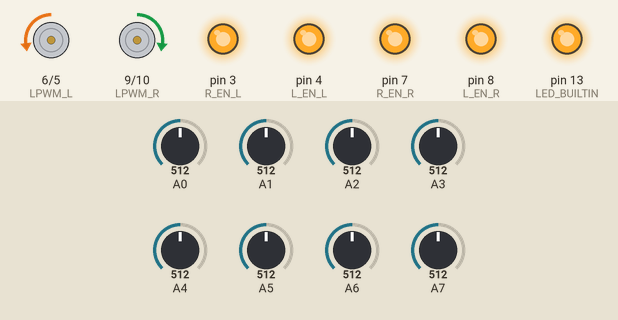
Simulated run of this sketch. Board: Arduino Nano, built with avr-gcc and run on an emulated ATmega328P. Shown: motor-driver pin pairs drawn as motors (green arrow = first pin HIGH = forward, orange = second pin HIGH = backward, longer = more drive), output pins drawn as LEDs (lit = HIGH). The inputs (shaded band) are chosen by the test bench; at power-on: A0 = 512, A1 = 512, A2 = 512, A3 = 512, A4 = 512, A5 = 512, A6 = 512, A7 = 512. What the sketch prints to the serial monitor is not drawn.

Above: at 0.1 s.
At 24.9 s:
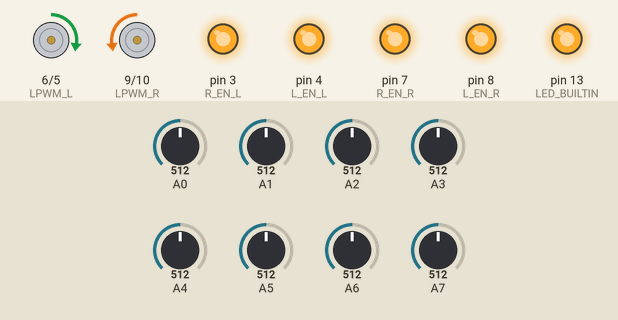
At 50.2 s:
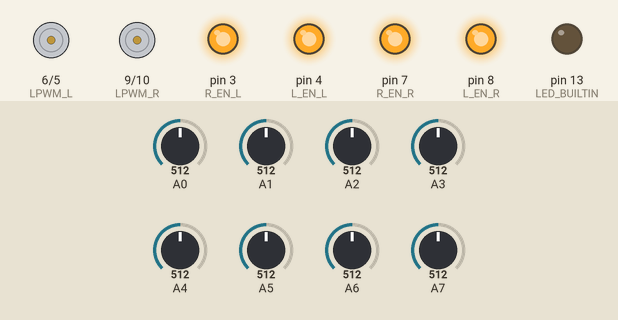
At 51.2 s:
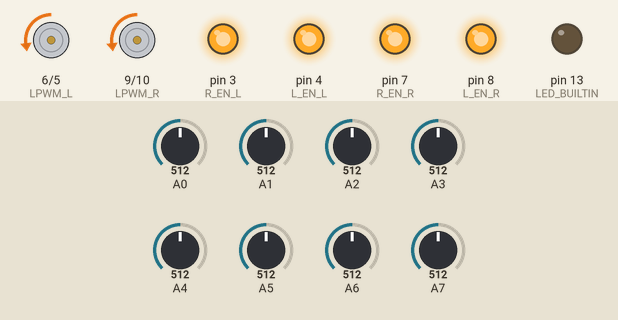
Timing chart, 0 to 52.7 s (numbered marks = the images above):
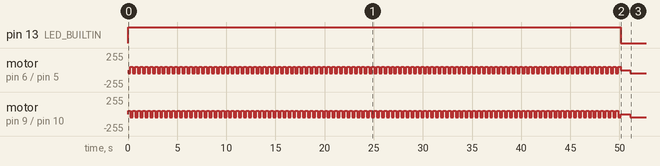

The sketch:

mega_qtr_pid.ino
```cpp
#include <QTRSensors.h>

// ---- PID Ayarları ----
#define Kp 0.4
#define Kd 2
#define rightMaxSpeed 120   // Maksimum hız daha da düşürüldü
#define leftMaxSpeed 120
int rightBaseSpeed = 50;  // Temel hız düşürüldü
int leftBaseSpeed = 50;

// ---- Motor Pinleri (BTS7960B) ----
// Sağ Motor
#define RPWM_R 10
#define LPWM_R 9
#define R_EN_R 7
#define L_EN_R 8

// Sol Motor
#define RPWM_L 5
#define LPWM_L 6
#define R_EN_L 3
#define L_EN_L 4

// ---- QTR Sensör Ayarları ----
QTRSensors qtr;
const uint8_t SensorCount = 8;
unsigned int sensorValues[SensorCount];

int lastError = 0;

void setup()
{
  Serial.begin(115200);
  // QTR sensör
  qtr.setTypeAnalog();
  qtr.setSensorPins((const uint8_t[]){A7, A6, A5, A4, A3, A2, A1, A0}, SensorCount);

  // Motor pinleri
  pinMode(RPWM_R, OUTPUT);
  pinMode(LPWM_R, OUTPUT);
  pinMode(R_EN_R, OUTPUT);
  pinMode(L_EN_R, OUTPUT);

  pinMode(RPWM_L, OUTPUT);
  pinMode(LPWM_L, OUTPUT);
  pinMode(R_EN_L, OUTPUT);
  pinMode(L_EN_L, OUTPUT);

  enableMotors();

  pinMode(LED_BUILTIN, OUTPUT);
  digitalWrite(LED_BUILTIN, HIGH);

  // SADECE SAĞA-SOLA DÖNEREK KALİBRASYON
  int tempRight = rightBaseSpeed;
  rightBaseSpeed = 50;
  int tempLeft = leftBaseSpeed;
  leftBaseSpeed = 50;
  for (int i = 0; i < 1000; i++) {
    if (i % 10 < 5) {
      Serial.println("Sag");
      turn_right();
    } else {
      Serial.println("Sol");
      turn_left();
    }
    qtr.calibrate();
    delay(25);
  }
  rightBaseSpeed = tempRight;
  leftBaseSpeed = tempLeft;
  stopMotors();
  digitalWrite(LED_BUILTIN, LOW);
  delay(1000);
}

void loop()
{
  uint16_t position = qtr.readLineBlack(sensorValues);
  int error = position - 3500;
  int motorSpeed = Kp * error + Kd * (error - lastError);
  lastError = error;

  int rightMotorSpeed = rightBaseSpeed + motorSpeed;
  int leftMotorSpeed  = leftBaseSpeed - motorSpeed;

  if (rightMotorSpeed > rightMaxSpeed) rightMotorSpeed = rightMaxSpeed;
  if (leftMotorSpeed > leftMaxSpeed) leftMotorSpeed = leftMaxSpeed;
  if (rightMotorSpeed < 0) rightMotorSpeed = 0;
  if (leftMotorSpeed < 0) leftMotorSpeed = 0;

  setMotorSpeeds(rightMotorSpeed, leftMotorSpeed);

  for (uint8_t i = 0; i < SensorCount; i++)
  {
    Serial.print(sensorValues[i]);
    Serial.print('\t');
  }
  Serial.println(position);
}

// ---- Motor Fonksiyonları ----
void enableMotors() {
  digitalWrite(R_EN_R, HIGH);
  digitalWrite(L_EN_R, HIGH);
  digitalWrite(R_EN_L, HIGH);
  digitalWrite(L_EN_L, HIGH);
}

void stopMotors() {
  analogWrite(RPWM_R, 0);
  analogWrite(LPWM_R, 0);
  analogWrite(RPWM_L, 0);
  analogWrite(LPWM_L, 0);
}

void setMotorSpeeds(int rightSpeed, int leftSpeed) {
  analogWrite(RPWM_R, rightSpeed);
  analogWrite(LPWM_R, 0);
  analogWrite(RPWM_L, leftSpeed);
  analogWrite(LPWM_L, 0);
}

void turn_left() {
  analogWrite(RPWM_R, rightBaseSpeed);
  analogWrite(LPWM_R, 0);
  analogWrite(RPWM_L, 0);
  analogWrite(LPWM_L, leftBaseSpeed);
}

void turn_right() {
  analogWrite(RPWM_R, 0);
  analogWrite(LPWM_R, rightBaseSpeed);
  analogWrite(RPWM_L, leftBaseSpeed);
  analogWrite(LPWM_L, 0);
}
```

Measured:
- by itself, motor on pin 6 (LPWM_L) / pin 5 (RPWM_L): stopped → backward 50/255 at 0.00 s, → forward 50/255 0.25 s later, → backward 50/255 0.25 s later, → forward 50/255 0.25 s later, … (202 changes in this stretch)
- by itself, motor on pin 9 (LPWM_R) / pin 10 (RPWM_R): stopped → forward 50/255 at 0.00 s, → backward 50/255 0.25 s later, → forward 50/255 0.25 s later, → backward 50/255 0.25 s later, … (202 changes in this stretch)
